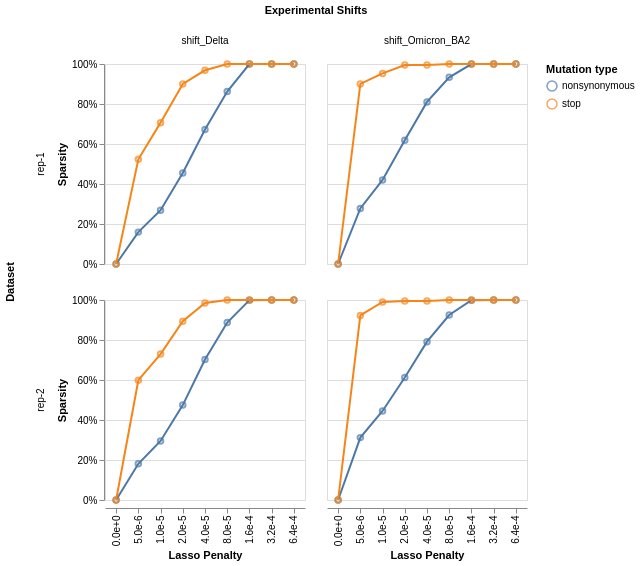

Notebook cell for this chart:
### Markdown cell above
## Model Evaluation and Selection

### Code cell
chart, sparsity_df = model_collection.shift_sparsity(return_data=True, times_seen_threshold=times_seen_threshold, height_scalar=100) # TODO raise issue to fix height scalar
print(sparsity_df.head())
chart.save(f"{output_dir}/sparsity_chart.html")
chart

### Figure 1 — Vega-Lite specification as saved in the notebook (floating-point values rounded to 4 significant figures)
{"config": {"view": {"continuousWidth": 300, "continuousHeight": 300}}, "data": {"name": "data-85ff4567034495dba75ef9b7d0ccbbde"}, "facet": {"column": {"field": "mut_param", "title": "Experimental Shifts", "type": "nominal"}, "row": {"field": "dataset_name", "title": "Dataset", "type": "nominal"}}, "spec": {"layer": [{"mark": {"type": "point"}, "encoding": {"color": {"field": "mut_type", "title": "Mutation type", "type": "nominal"}, "tooltip": [{"field": "scale_coeff_lasso_shift", "type": "quantitative"}, {"field": "sparsity", "type": "quantitative"}, {"field": "mut_type", "type": "nominal"}], "x": {"axis": {"format": ".1e"}, "field": "scale_coeff_lasso_shift", "title": "Lasso Penalty", "type": "nominal"}, "y": {"axis": {"format": "%"}, "field": "sparsity", "title": "Sparsity", "type": "quantitative"}}}, {"mark": {"type": "line"}, "encoding": {"color": {"field": "mut_type", "title": "Mutation type", "type": "nominal"}, "tooltip": [{"field": "scale_coeff_lasso_shift", "type": "quantitative"}, {"field": "sparsity", "type": "quantitative"}, {"field": "mut_type", "type": "nominal"}], "x": {"axis": {"format": ".1e"}, "field": "scale_coeff_lasso_shift", "title": "Lasso Penalty", "type": "nominal"}, "y": {"axis": {"format": "%"}, "field": "sparsity", "title": "Sparsity", "type": "quantitative"}}}], "height": 200, "width": 200}, "$schema": "https://vega.github.io/schema/vega-lite/v5.15.1.json", "datasets": {"data-85ff4567034495dba75ef9b7d0ccbbde": [{"dataset_name": "rep-1", "scale_coeff_lasso_shift": 0.0, "mut_type": "nonsynonymous", "mut_param": "shift_Delta", "sparsity": 0.0}, {"dataset_name": "rep-1", "scale_coeff_lasso_shift": 0.0, "mut_type": "stop", "mut_param": "shift_Delta", "sparsity": 0.0}, {"dataset_name": "rep-1", "scale_coeff_lasso_shift": 5e-06, "mut_type": "nonsynonymous", "mut_param": "shift_Delta", "sparsity": 0.1594}, {"dataset_name": "rep-1", "scale_coeff_lasso_shift": 5e-06, "mut_type": "stop", "mut_param": "shift_Delta", "sparsity": 0.5236}, {"dataset_name": "rep-1", "scale_coeff_lasso_shift": 1e-05, "mut_type": "nonsynonymous", "mut_param": "shift_Delta", "sparsity": 0.2689}, {"dataset_name": "rep-1", "scale_coeff_lasso_shift": 1e-05, "mut_type": "stop", "mut_param": "shift_Delta", "sparsity": 0.7068}, {"dataset_name": "rep-1", "scale_coeff_lasso_shift": 2e-05, "mut_type": "nonsynonymous", "mut_param": "shift_Delta", "sparsity": 0.4547}, {"dataset_name": "rep-1", "scale_coeff_lasso_shift": 2e-05, "mut_type": "stop", "mut_param": "shift_Delta", "sparsity": 0.9005}, {"dataset_name": "rep-1", "scale_coeff_lasso_shift": 4e-05, "mut_type": "nonsynonymous", "mut_param": "shift_Delta", "sparsity": 0.6724}, {"dataset_name": "rep-1", "scale_coeff_lasso_shift": 4e-05, "mut_type": "stop", "mut_param": "shift_Delta", "sparsity": 0.9686}, {"dataset_name": "rep-1", "scale_coeff_lasso_shift": 8e-05, "mut_type": "nonsynonymous", "mut_param": "shift_Delta", "sparsity": 0.862}, {"dataset_name": "rep-1", "scale_coeff_lasso_shift": 8e-05, "mut_type": "stop", "mut_param": "shift_Delta", "sparsity": 1.0}, {"dataset_name": "rep-1", "scale_coeff_lasso_shift": 0.00016, "mut_type": "nonsynonymous", "mut_param": "shift_Delta", "sparsity": 0.9995}, {"dataset_name": "rep-1", "scale_coeff_lasso_shift": 0.00016, "mut_type": "stop", "mut_param": "shift_Delta", "sparsity": 1.0}, {"dataset_name": "rep-1", "scale_coeff_lasso_shift": 0.00032, "mut_type": "nonsynonymous", "mut_param": "shift_Delta", "sparsity": 1.0}, {"dataset_name": "rep-1", "scale_coeff_lasso_shift": 0.00032, "mut_type": "stop", "mut_param": "shift_Delta", "sparsity": 1.0}, {"dataset_name": "rep-1", "scale_coeff_lasso_shift": 0.00064, "mut_type": "nonsynonymous", "mut_param": "shift_Delta", "sparsity": 1.0}, {"dataset_name": "rep-1", "scale_coeff_lasso_shift": 0.00064, "mut_type": "stop", "mut_param": "shift_Delta", "sparsity": 1.0}, {"dataset_name": "rep-2", "scale_coeff_lasso_shift": 0.0, "mut_type": "nonsynonymous", "mut_param": "shift_Delta", "sparsity": 0.0}, {"dataset_name": "rep-2", "scale_coeff_lasso_shift": 0.0, "mut_type": "stop", "mut_param": "shift_Delta", "sparsity": 0.0}, {"dataset_name": "rep-2", "scale_coeff_lasso_shift": 5e-06, "mut_type": "nonsynonymous", "mut_param": "shift_Delta", "sparsity": 0.1808}, {"dataset_name": "rep-2", "scale_coeff_lasso_shift": 5e-06, "mut_type": "stop", "mut_param": "shift_Delta", "sparsity": 0.599}, {"dataset_name": "rep-2", "scale_coeff_lasso_shift": 1e-05, "mut_type": "nonsynonymous", "mut_param": "shift_Delta", "sparsity": 0.2951}, {"dataset_name": "rep-2", "scale_coeff_lasso_shift": 1e-05, "mut_type": "stop", "mut_param": "shift_Delta", "sparsity": 0.7295}, {"dataset_name": "rep-2", "scale_coeff_lasso_shift": 2e-05, "mut_type": "nonsynonymous", "mut_param": "shift_Delta", "sparsity": 0.4746}, {"dataset_name": "rep-2", "scale_coeff_lasso_shift": 2e-05, "mut_type": "stop", "mut_param": "shift_Delta", "sparsity": 0.8937}, {"dataset_name": "rep-2", "scale_coeff_lasso_shift": 4e-05, "mut_type": "nonsynonymous", "mut_param": "shift_Delta", "sparsity": 0.7022}, {"dataset_name": "rep-2", "scale_coeff_lasso_shift": 4e-05, "mut_type": "stop", "mut_param": "shift_Delta", "sparsity": 0.9855}, {"dataset_name": "rep-2", "scale_coeff_lasso_shift": 8e-05, "mut_type": "nonsynonymous", "mut_param": "shift_Delta", "sparsity": 0.8873}, {"dataset_name": "rep-2", "scale_coeff_lasso_shift": 8e-05, "mut_type": "stop", "mut_param": "shift_Delta", "sparsity": 1.0}, {"dataset_name": "rep-2", "scale_coeff_lasso_shift": 0.00016, "mut_type": "nonsynonymous", "mut_param": "shift_Delta", "sparsity": 0.9994}, {"dataset_name": "rep-2", "scale_coeff_lasso_shift": 0.00016, "mut_type": "stop", "mut_param": "shift_Delta", "sparsity": 1.0}, {"dataset_name": "rep-2", "scale_coeff_lasso_shift": 0.00032, "mut_type": "nonsynonymous", "mut_param": "shift_Delta", "sparsity": 1.0}, {"dataset_name": "rep-2", "scale_coeff_lasso_shift": 0.00032, "mut_type": "stop", "mut_param": "shift_Delta", "sparsity": 1.0}, {"dataset_name": "rep-2", "scale_coeff_lasso_shift": 0.00064, "mut_type": "nonsynonymous", "mut_param": "shift_Delta", "sparsity": 1.0}, {"dataset_name": "rep-2", "scale_coeff_lasso_shift": 0.00064, "mut_type": "stop", "mut_param": "shift_Delta", "sparsity": 1.0}, {"dataset_name": "rep-1", "scale_coeff_lasso_shift": 0.0, "mut_type": "nonsynonymous", "mut_param": "shift_Omicron_BA2", "sparsity": 0.0}, {"dataset_name": "rep-1", "scale_coeff_lasso_shift": 0.0, "mut_type": "stop", "mut_param": "shift_Omicron_BA2", "sparsity": 0.0}, {"dataset_name": "rep-1", "scale_coeff_lasso_shift": 5e-06, "mut_type": "nonsynonymous", "mut_param": "shift_Omicron_BA2", "sparsity": 0.2776}, {"dataset_name": "rep-1", "scale_coeff_lasso_shift": 5e-06, "mut_type": "stop", "mut_param": "shift_Omicron_BA2", "sparsity": 0.9005}, {"dataset_name": "rep-1", "scale_coeff_lasso_shift": 1e-05, "mut_type": "nonsynonymous", "mut_param": "shift_Omicron_BA2", "sparsity": 0.4201}, {"dataset_name": "rep-1", "scale_coeff_lasso_shift": 1e-05, "mut_type": "stop", "mut_param": "shift_Omicron_BA2", "sparsity": 0.9529}, {"dataset_name": "rep-1", "scale_coeff_lasso_shift": 2e-05, "mut_type": "nonsynonymous", "mut_param": "shift_Omicron_BA2", "sparsity": 0.6193}, {"dataset_name": "rep-1", "scale_coeff_lasso_shift": 2e-05, "mut_type": "stop", "mut_param": "shift_Omicron_BA2", "sparsity": 0.9948}, {"dataset_name": "rep-1", "scale_coeff_lasso_shift": 4e-05, "mut_type": "nonsynonymous", "mut_param": "shift_Omicron_BA2", "sparsity": 0.8105}, {"dataset_name": "rep-1", "scale_coeff_lasso_shift": 4e-05, "mut_type": "stop", "mut_param": "shift_Omicron_BA2", "sparsity": 0.9948}, {"dataset_name": "rep-1", "scale_coeff_lasso_shift": 8e-05, "mut_type": "nonsynonymous", "mut_param": "shift_Omicron_BA2", "sparsity": 0.9336}, {"dataset_name": "rep-1", "scale_coeff_lasso_shift": 8e-05, "mut_type": "stop", "mut_param": "shift_Omicron_BA2", "sparsity": 1.0}, {"dataset_name": "rep-1", "scale_coeff_lasso_shift": 0.00016, "mut_type": "nonsynonymous", "mut_param": "shift_Omicron_BA2", "sparsity": 0.9995}, {"dataset_name": "rep-1", "scale_coeff_lasso_shift": 0.00016, "mut_type": "stop", "mut_param": "shift_Omicron_BA2", "sparsity": 1.0}, {"dataset_name": "rep-1", "scale_coeff_lasso_shift": 0.00032, "mut_type": "nonsynonymous", "mut_param": "shift_Omicron_BA2", "sparsity": 1.0}, {"dataset_name": "rep-1", "scale_coeff_lasso_shift": 0.00032, "mut_type": "stop", "mut_param": "shift_Omicron_BA2", "sparsity": 1.0}, {"dataset_name": "rep-1", "scale_coeff_lasso_shift": 0.00064, "mut_type": "nonsynonymous", "mut_param": "shift_Omicron_BA2", "sparsity": 1.0}, {"dataset_name": "rep-1", "scale_coeff_lasso_shift": 0.00064, "mut_type": "stop", "mut_param": "shift_Omicron_BA2", "sparsity": 1.0}, {"dataset_name": "rep-2", "scale_coeff_lasso_shift": 0.0, "mut_type": "nonsynonymous", "mut_param": "shift_Omicron_BA2", "sparsity": 0.0}, {"dataset_name": "rep-2", "scale_coeff_lasso_shift": 0.0, "mut_type": "stop", "mut_param": "shift_Omicron_BA2", "sparsity": 0.0}, {"dataset_name": "rep-2", "scale_coeff_lasso_shift": 5e-06, "mut_type": "nonsynonymous", "mut_param": "shift_Omicron_BA2", "sparsity": 0.3119}, {"dataset_name": "rep-2", "scale_coeff_lasso_shift": 5e-06, "mut_type": "stop", "mut_param": "shift_Omicron_BA2", "sparsity": 0.9227}, {"dataset_name": "rep-2", "scale_coeff_lasso_shift": 1e-05, "mut_type": "nonsynonymous", "mut_param": "shift_Omicron_BA2", "sparsity": 0.4452}, {"dataset_name": "rep-2", "scale_coeff_lasso_shift": 1e-05, "mut_type": "stop", "mut_param": "shift_Omicron_BA2", "sparsity": 0.9903}, {"dataset_name": "rep-2", "scale_coeff_lasso_shift": 2e-05, "mut_type": "nonsynonymous", "mut_param": "shift_Omicron_BA2", "sparsity": 0.6123}, {"dataset_name": "rep-2", "scale_coeff_lasso_shift": 2e-05, "mut_type": "stop", "mut_param": "shift_Omicron_BA2", "sparsity": 0.9952}, {"dataset_name": "rep-2", "scale_coeff_lasso_shift": 4e-05, "mut_type": "nonsynonymous", "mut_param": "shift_Omicron_BA2", "sparsity": 0.7918}, {"dataset_name": "rep-2", "scale_coeff_lasso_shift": 4e-05, "mut_type": "stop", "mut_param": "shift_Omicron_BA2", "sparsity": 0.9952}, {"dataset_name": "rep-2", "scale_coeff_lasso_shift": 8e-05, "mut_type": "nonsynonymous", "mut_param": "shift_Omicron_BA2", "sparsity": 0.9249}, {"dataset_name": "rep-2", "scale_coeff_lasso_shift": 8e-05, "mut_type": "stop", "mut_param": "shift_Omicron_BA2", "sparsity": 1.0}, {"dataset_name": "rep-2", "scale_coeff_lasso_shift": 0.00016, "mut_type": "nonsynonymous", "mut_param": "shift_Omicron_BA2", "sparsity": 0.9989}, {"dataset_name": "rep-2", "scale_coeff_lasso_shift": 0.00016, "mut_type": "stop", "mut_param": "shift_Omicron_BA2", "sparsity": 1.0}, {"dataset_name": "rep-2", "scale_coeff_lasso_shift": 0.00032, "mut_type": "nonsynonymous", "mut_param": "shift_Omicron_BA2", "sparsity": 0.9998}, {"dataset_name": "rep-2", "scale_coeff_lasso_shift": 0.00032, "mut_type": "stop", "mut_param": "shift_Omicron_BA2", "sparsity": 1.0}, {"dataset_name": "rep-2", "scale_coeff_lasso_shift": 0.00064, "mut_type": "nonsynonymous", "mut_param": "shift_Omicron_BA2", "sparsity": 1.0}, {"dataset_name": "rep-2", "scale_coeff_lasso_shift": 0.00064, "mut_type": "stop", "mut_param": "shift_Omicron_BA2", "sparsity": 1.0}]}}
